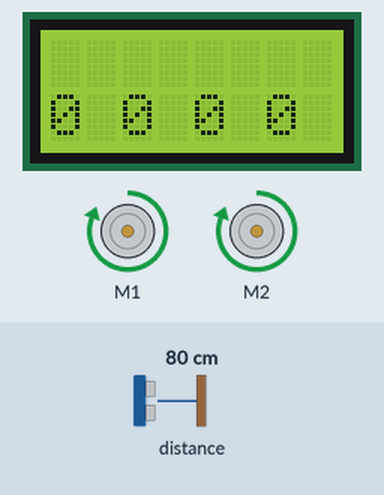
Recording of a sketch running on a simulated Arduino Leonardo, built with avr-gcc and run on an emulated ATmega32U4. Parts: 8×2 character LCD, 2 × DC motor (green arrow = forward, orange = backward, longer = faster). Inputs (shaded band) come from the test bench; at power-on: distance to the obstacle 80 cm.

Above: at 1.2 s.
1.3 s: distance to the obstacle set to 12 cm
At 2.1 s:
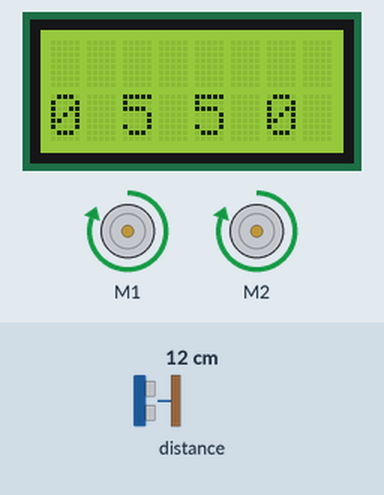
2.8 s: distance to the obstacle set to 9 cm
At 2.98 s:
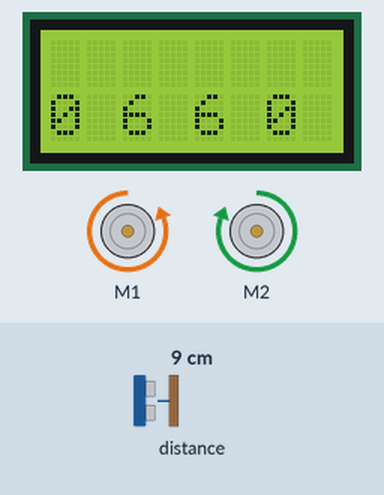
5.4 s: distance to the obstacle set to 18 cm
At 6.6 s:
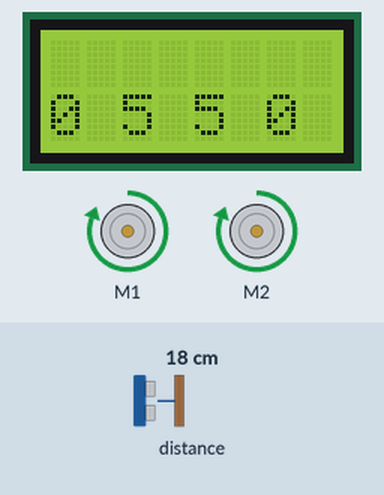
6.9 s: distance to the obstacle set to 2 cm
At 7.08 s:
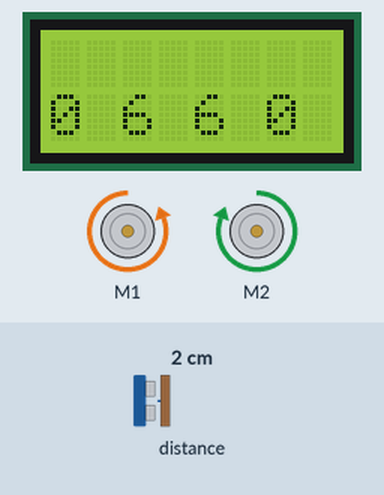
Timing chart, 0 to 9.9 s (numbered marks = the images above; inputs shaded):
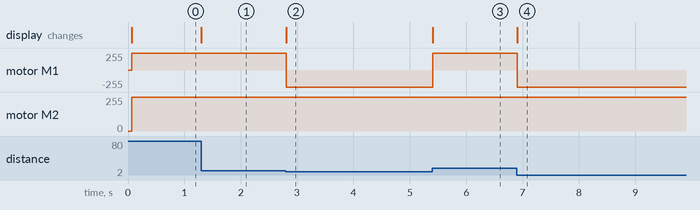

The sketch:

object_avoidance.ino
```cpp
#include <Zumo32U4.h>

Zumo32U4LCD lcd;
Zumo32U4ProximitySensors proxSensors;

Zumo32U4Motors motors;
// --- Setup function
void setup() {
  // Get the proximity sensors initialized
  proxSensors.initThreeSensors();
}

// --- Main program loop
void loop() {

  // --- Read the sensors
  proxSensors.read();
  int left_sensor = proxSensors.countsLeftWithLeftLeds();
  int center_left_sensor = proxSensors.countsFrontWithLeftLeds();
  int center_right_sensor = proxSensors.countsFrontWithRightLeds();
  int right_sensor = proxSensors.countsRightWithRightLeds();

  // Update the display
  lcd.gotoXY(0, 1);
  lcd.print(left_sensor);
  lcd.print(" ");
  lcd.print(center_left_sensor);
  lcd.print(" ");
  lcd.print(center_right_sensor);
  lcd.print(" ");
  lcd.print(right_sensor);

  if(center_left_sensor > 5 || right_sensor >5)
  {
 motors.setLeftSpeed(-400);
 motors.setRightSpeed(400);
 delay(180);
  motors.setLeftSpeed(400);
 motors.setRightSpeed(400);
  }

  if(center_left_sensor < 5 || right_sensor <5)
  {

  motors.setLeftSpeed(400);
 motors.setRightSpeed(400);
  }

}
```

Measured:
- the behaviour switches between 11 and 10 cm on distance to the obstacle (found by bisection; images 1 and 2)
- after the input at 1.3 s, the display: changes at once (image 1)
- after the input at 2.8 s, motor M1: forward 255/255 → backward 255/255 at once; the display: changes at once (image 2)
- after the input at 5.4 s, motor M1: backward 255/255 → forward 255/255 after 0.00 s instead of 1.5 s; the display: changes at once (image 3)
- after the input at 6.9 s, motor M1: forward 255/255 → backward 255/255 at once; the display: changes at once (image 4)
